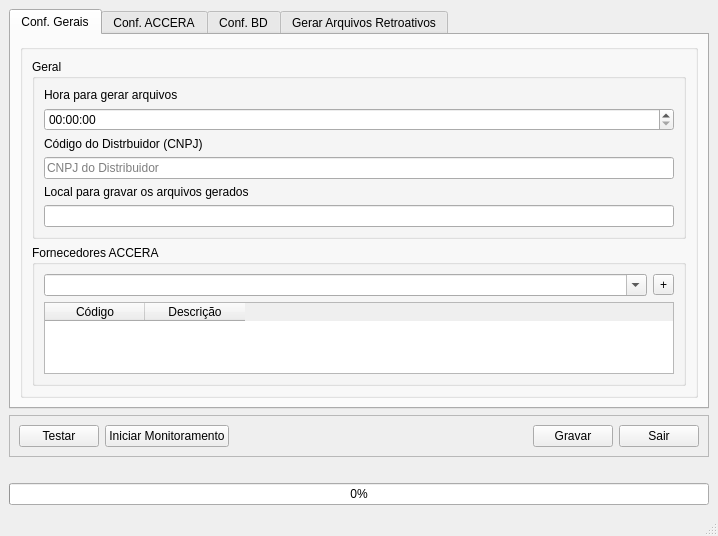
<?xml version="1.0" encoding="UTF-8"?>
<ui version="4.0">
 <class>Principal</class>
 <widget class="QMainWindow" name="Principal">
  <property name="geometry">
   <rect>
    <x>0</x>
    <y>0</y>
    <width>718</width>
    <height>517</height>
   </rect>
  </property>
  <property name="windowTitle">
   <string>Criado por: Ronald Santos / (91) 9 8025-8351 ou ronaldsantos63@gmail.com</string>
  </property>
  <widget class="QWidget" name="centralwidget">
   <layout class="QVBoxLayout" name="verticalLayout">
    <item>
     <widget class="QTabWidget" name="tabWidget">
      <property name="currentIndex">
       <number>0</number>
      </property>
      <widget class="QWidget" name="tab_conf_gerais">
       <attribute name="title">
        <string>Conf. Gerais</string>
       </attribute>
       <layout class="QGridLayout" name="gridLayout_4">
        <item row="0" column="0">
         <widget class="QGroupBox" name="grpMain">
          <property name="title">
           <string/>
          </property>
          <layout class="QGridLayout" name="gridLayout">
           <item row="1" column="0">
            <widget class="QGroupBox" name="grpFornACCERA">
             <property name="title">
              <string>Fornecedores ACCERA</string>
             </property>
             <layout class="QGridLayout" name="gridLayout_2">
              <item row="0" column="1">
               <widget class="QToolButton" name="bt_add_forn_accera">
                <property name="toolTip">
                 <string>Adiciona o fornecedor ACCERA selecionado no COMBOBOX na tabela</string>
                </property>
                <property name="statusTip">
                 <string>Adiciona o fornecedor ACCERA selecionado no COMBOBOX na tabela de fornecedores ACCERA</string>
                </property>
                <property name="whatsThis">
                 <string>Adiciona o fornecedor ACCERA selecionado no COMBOBOX na tabela</string>
                </property>
                <property name="text">
                 <string>+</string>
                </property>
               </widget>
              </item>
              <item row="0" column="0">
               <widget class="QComboBox" name="cmb_fornecedor_accera">
                <property name="toolTip">
                 <string>Selecione os fornecedores &lt;strong&gt;ACCERA&lt;/strong&gt; e pressione &lt;strong&gt;ENTER&lt;/strong&gt; ou no botao &lt;strong&gt;+&lt;/strong&gt; ao lado para adicionar a lista</string>
                </property>
                <property name="statusTip">
                 <string>Selecione os fornecedores ACCERA e pressione ENTER ou no botao + ao lado para adicionar a lista</string>
                </property>
                <property name="whatsThis">
                 <string>Selecione os fornecedores ACCERA e pressione ENTER ou no botao + ao lado para adicionar a lista</string>
                </property>
                <property name="editable">
                 <bool>true</bool>
                </property>
                <property name="maxVisibleItems">
                 <number>5</number>
                </property>
                <property name="insertPolicy">
                 <enum>QComboBox::InsertAlphabetically</enum>
                </property>
               </widget>
              </item>
              <item row="1" column="0" colspan="2">
               <widget class="QTableWidget" name="tb_fornecedores">
                <property name="toolTip">
                 <string>Tabela de Fornecedores ACCERA</string>
                </property>
                <property name="statusTip">
                 <string>Tabela de Fornecedores ACCERA</string>
                </property>
                <property name="whatsThis">
                 <string>Tabela de Fornecedores ACCERA</string>
                </property>
                <property name="frameShape">
                 <enum>QFrame::StyledPanel</enum>
                </property>
                <property name="frameShadow">
                 <enum>QFrame::Sunken</enum>
                </property>
                <property name="editTriggers">
                 <set>QAbstractItemView::NoEditTriggers</set>
                </property>
                <property name="alternatingRowColors">
                 <bool>true</bool>
                </property>
                <property name="selectionMode">
                 <enum>QAbstractItemView::SingleSelection</enum>
                </property>
                <property name="selectionBehavior">
                 <enum>QAbstractItemView::SelectRows</enum>
                </property>
                <property name="showGrid">
                 <bool>true</bool>
                </property>
                <attribute name="horizontalHeaderMinimumSectionSize">
                 <number>33</number>
                </attribute>
                <attribute name="horizontalHeaderShowSortIndicator" stdset="0">
                 <bool>true</bool>
                </attribute>
                <attribute name="verticalHeaderShowSortIndicator" stdset="0">
                 <bool>true</bool>
                </attribute>
                <column>
                 <property name="text">
                  <string>Código</string>
                 </property>
                </column>
                <column>
                 <property name="text">
                  <string>Descrição</string>
                 </property>
                </column>
               </widget>
              </item>
             </layout>
            </widget>
           </item>
           <item row="0" column="0">
            <widget class="QGroupBox" name="grpGeral">
             <property name="title">
              <string>Geral</string>
             </property>
             <layout class="QGridLayout" name="gridLayout_3">
              <item row="0" column="0">
               <widget class="QLabel" name="label">
                <property name="text">
                 <string>Hora para gerar arquivos</string>
                </property>
               </widget>
              </item>
              <item row="1" column="0">
               <widget class="QDateTimeEdit" name="dte_hora">
                <property name="toolTip">
                 <string>Define o horário que será gerado os arquivos de integração</string>
                </property>
                <property name="statusTip">
                 <string>Define o horário que será gerado os arquivos de integração</string>
                </property>
                <property name="whatsThis">
                 <string>Define o horário que será gerado os arquivos de integração</string>
                </property>
                <property name="currentSection">
                 <enum>QDateTimeEdit::HourSection</enum>
                </property>
                <property name="displayFormat">
                 <string>HH:mm:ss</string>
                </property>
                <property name="calendarPopup">
                 <bool>false</bool>
                </property>
                <property name="timeSpec">
                 <enum>Qt::LocalTime</enum>
                </property>
               </widget>
              </item>
              <item row="2" column="0">
               <widget class="QLabel" name="label_8">
                <property name="text">
                 <string>Código do Distrbuidor (CNPJ)</string>
                </property>
               </widget>
              </item>
              <item row="3" column="0">
               <widget class="QLineEdit" name="txt_cod_distrbuidor">
                <property name="maxLength">
                 <number>14</number>
                </property>
                <property name="placeholderText">
                 <string>CNPJ do Distribuidor</string>
                </property>
               </widget>
              </item>
              <item row="4" column="0">
               <widget class="QLabel" name="label_10">
                <property name="text">
                 <string>Local para gravar os arquivos gerados</string>
                </property>
               </widget>
              </item>
              <item row="5" column="0">
               <widget class="QLineEdit" name="txt_local_gravar_arquivos"/>
              </item>
             </layout>
            </widget>
           </item>
          </layout>
         </widget>
        </item>
       </layout>
      </widget>
      <widget class="QWidget" name="tab_conf_accera">
       <attribute name="title">
        <string>Conf. ACCERA</string>
       </attribute>
       <layout class="QGridLayout" name="gridLayout_6">
        <item row="2" column="1">
         <widget class="QGroupBox" name="grp_accera_vendas_distrib">
          <property name="toolTip">
           <string>Vendas do &lt;strong&gt;Distribuidor&lt;/strong&gt;</string>
          </property>
          <property name="statusTip">
           <string>Vendas do Distribuidor</string>
          </property>
          <property name="whatsThis">
           <string>Vendas do &lt;strong&gt;Distribuidor&lt;/strong&gt;</string>
          </property>
          <property name="title">
           <string>Vendas Distribuidor</string>
          </property>
          <property name="checkable">
           <bool>true</bool>
          </property>
          <layout class="QVBoxLayout" name="verticalLayout_6">
           <item>
            <widget class="QLabel" name="lb_accera_vendas_distrib">
             <property name="text">
              <string>Se ativo será gerado diariamente as vendas dos ultimos dias 30 dias</string>
             </property>
             <property name="alignment">
              <set>Qt::AlignCenter</set>
             </property>
             <property name="wordWrap">
              <bool>true</bool>
             </property>
            </widget>
           </item>
          </layout>
         </widget>
        </item>
        <item row="0" column="0">
         <widget class="QGroupBox" name="grp_accera_produtos">
          <property name="toolTip">
           <string>Cadastro de produtos</string>
          </property>
          <property name="statusTip">
           <string>Cadastro de produtos</string>
          </property>
          <property name="whatsThis">
           <string>Cadastro de produtos</string>
          </property>
          <property name="title">
           <string>Produtos</string>
          </property>
          <property name="checkable">
           <bool>true</bool>
          </property>
          <layout class="QVBoxLayout" name="verticalLayout_3">
           <item>
            <widget class="QLabel" name="lb_accera_produtos">
             <property name="text">
              <string>Se ativo será gerado diariamente</string>
             </property>
             <property name="alignment">
              <set>Qt::AlignCenter</set>
             </property>
            </widget>
           </item>
          </layout>
         </widget>
        </item>
        <item row="2" column="0">
         <widget class="QGroupBox" name="grp_accera_estoque">
          <property name="toolTip">
           <string>Estoque dos produtos</string>
          </property>
          <property name="statusTip">
           <string>Estoque dos produtos</string>
          </property>
          <property name="whatsThis">
           <string>Estoque dos produtos</string>
          </property>
          <property name="title">
           <string>Estoque</string>
          </property>
          <property name="checkable">
           <bool>true</bool>
          </property>
          <layout class="QVBoxLayout" name="verticalLayout_5">
           <item>
            <widget class="QRadioButton" name="rad_accera_estoque_ult_5_dias">
             <property name="text">
              <string>Ultimos 5 dias</string>
             </property>
            </widget>
           </item>
           <item>
            <widget class="QRadioButton" name="rad_accera_estoque_posicao_atual">
             <property name="text">
              <string>Posição atual</string>
             </property>
            </widget>
           </item>
          </layout>
         </widget>
        </item>
        <item row="0" column="1">
         <widget class="QGroupBox" name="grp_accera_cds_lojas">
          <property name="toolTip">
           <string>Cadastro de &lt;strong&gt;Centro de Distribuições&lt;/strong&gt; ou &lt;strong&gt;Lojas&lt;/strong&gt; do distribuidor</string>
          </property>
          <property name="statusTip">
           <string>Cadastro de CENTRO DE DISTRIBUIÇÃO ou LOJAS do distribuidor</string>
          </property>
          <property name="whatsThis">
           <string>Cadastro de CENTRO DE DISTRIBUIÇÃO ou LOJAS do distribuidor</string>
          </property>
          <property name="title">
           <string>CDs/Lojas</string>
          </property>
          <property name="checkable">
           <bool>true</bool>
          </property>
          <layout class="QVBoxLayout" name="verticalLayout_4">
           <item>
            <widget class="QLabel" name="lb_accera_cds_lojas">
             <property name="text">
              <string>Se ativo será gerado diaremente </string>
             </property>
             <property name="alignment">
              <set>Qt::AlignCenter</set>
             </property>
            </widget>
           </item>
          </layout>
         </widget>
        </item>
        <item row="3" column="0">
         <widget class="QGroupBox" name="grp_accera_clientes">
          <property name="toolTip">
           <string>Clientes</string>
          </property>
          <property name="statusTip">
           <string>Clientes</string>
          </property>
          <property name="whatsThis">
           <string>Clientes</string>
          </property>
          <property name="title">
           <string>Clientes</string>
          </property>
          <property name="checkable">
           <bool>true</bool>
          </property>
          <layout class="QVBoxLayout" name="verticalLayout_7">
           <item>
            <widget class="QLabel" name="lb_accera_clientes">
             <property name="text">
              <string>Se ativo será gerado diariamente</string>
             </property>
             <property name="alignment">
              <set>Qt::AlignCenter</set>
             </property>
            </widget>
           </item>
          </layout>
         </widget>
        </item>
        <item row="3" column="1">
         <widget class="QGroupBox" name="grp_accera_nfe_receb">
          <property name="toolTip">
           <string>Notas fiscais de recebidas da ACCERA</string>
          </property>
          <property name="statusTip">
           <string>Notas fiscais de recebidas da ACCERA</string>
          </property>
          <property name="whatsThis">
           <string>Notas fiscais de recebidas da ACCERA</string>
          </property>
          <property name="title">
           <string>Notas Fiscais Recebidas</string>
          </property>
          <property name="checkable">
           <bool>true</bool>
          </property>
          <layout class="QVBoxLayout" name="verticalLayout_8">
           <item>
            <widget class="QLabel" name="lb_accera_nfe_receb">
             <property name="text">
              <string>Se ativo será gerado diariamente todas notas fiscais de entrada dos ultimos 30 dias</string>
             </property>
             <property name="alignment">
              <set>Qt::AlignCenter</set>
             </property>
             <property name="wordWrap">
              <bool>true</bool>
             </property>
            </widget>
           </item>
          </layout>
         </widget>
        </item>
       </layout>
      </widget>
      <widget class="QWidget" name="tab_conf_bd">
       <attribute name="title">
        <string>Conf. BD</string>
       </attribute>
       <layout class="QVBoxLayout" name="verticalLayout_2">
        <item>
         <widget class="QGroupBox" name="grp_conf_bd">
          <property name="title">
           <string/>
          </property>
          <layout class="QGridLayout" name="gridLayout_5">
           <item row="0" column="1">
            <widget class="QComboBox" name="cmb_sgbd">
             <property name="sizePolicy">
              <sizepolicy hsizetype="Expanding" vsizetype="Fixed">
               <horstretch>0</horstretch>
               <verstretch>0</verstretch>
              </sizepolicy>
             </property>
             <property name="toolTip">
              <string>Sistema de Gerenciamento de Banco de Dados [ Firebird, SQLServer, etc.. ]</string>
             </property>
             <property name="statusTip">
              <string>Sistema de Gerenciamento de Banco de Dados [ Firebird, SQLServer, etc.. ]</string>
             </property>
             <property name="whatsThis">
              <string>Sistema de Gerenciamento de Banco de Dados [ Firebird, SQLServer, etc.. ]</string>
             </property>
             <property name="editable">
              <bool>false</bool>
             </property>
             <property name="currentIndex">
              <number>-1</number>
             </property>
             <item>
              <property name="text">
               <string>Firebird</string>
              </property>
             </item>
             <item>
              <property name="text">
               <string>SQLServer</string>
              </property>
             </item>
            </widget>
           </item>
           <item row="5" column="0">
            <widget class="QLabel" name="label_7">
             <property name="text">
              <string>Banco: </string>
             </property>
            </widget>
           </item>
           <item row="1" column="0">
            <widget class="QLabel" name="label_3">
             <property name="text">
              <string>Servidor: </string>
             </property>
            </widget>
           </item>
           <item row="4" column="0">
            <widget class="QLabel" name="label_6">
             <property name="text">
              <string>Porta: </string>
             </property>
            </widget>
           </item>
           <item row="2" column="0">
            <widget class="QLabel" name="label_4">
             <property name="text">
              <string>Usuário: </string>
             </property>
            </widget>
           </item>
           <item row="5" column="1">
            <widget class="QLineEdit" name="txt_banco">
             <property name="toolTip">
              <string>Nome ou caminho do banco de dados</string>
             </property>
             <property name="statusTip">
              <string>Nome ou caminho do banco de dados</string>
             </property>
             <property name="whatsThis">
              <string>Nome ou caminho do banco de dados</string>
             </property>
             <property name="placeholderText">
              <string>Nome ou caminho do banco de dados</string>
             </property>
            </widget>
           </item>
           <item row="1" column="1">
            <widget class="QLineEdit" name="txt_servidor">
             <property name="toolTip">
              <string>Servidor onde se encontra o SGBD</string>
             </property>
             <property name="statusTip">
              <string>Servidor onde se encontra o SGBD</string>
             </property>
             <property name="whatsThis">
              <string>Servidor onde se encontra o SGBD</string>
             </property>
             <property name="placeholderText">
              <string>IP ou nome da máquina onde se encontra o banco de dados</string>
             </property>
            </widget>
           </item>
           <item row="2" column="1">
            <widget class="QLineEdit" name="txt_usuario">
             <property name="toolTip">
              <string>Usuário do SGBD</string>
             </property>
             <property name="statusTip">
              <string>Usuário do SGBD</string>
             </property>
             <property name="whatsThis">
              <string>Usuário do SGBD</string>
             </property>
             <property name="echoMode">
              <enum>QLineEdit::Normal</enum>
             </property>
             <property name="placeholderText">
              <string>Nome do usuário do banco de dados</string>
             </property>
            </widget>
           </item>
           <item row="3" column="0">
            <widget class="QLabel" name="label_5">
             <property name="text">
              <string>Senha: </string>
             </property>
            </widget>
           </item>
           <item row="3" column="1">
            <widget class="QLineEdit" name="txt_senha">
             <property name="toolTip">
              <string>Senha do SGBD</string>
             </property>
             <property name="statusTip">
              <string>Senha do SGBD</string>
             </property>
             <property name="whatsThis">
              <string>Senha do SGBD</string>
             </property>
             <property name="echoMode">
              <enum>QLineEdit::Password</enum>
             </property>
             <property name="placeholderText">
              <string>Senha do banco de dados</string>
             </property>
            </widget>
           </item>
           <item row="0" column="0">
            <widget class="QLabel" name="label_2">
             <property name="text">
              <string>SGBD: </string>
             </property>
            </widget>
           </item>
           <item row="4" column="1">
            <widget class="QLineEdit" name="txt_porta">
             <property name="toolTip">
              <string>Porta de comunicação com o SGBD</string>
             </property>
             <property name="statusTip">
              <string>Porta de comunicação com o SGBD</string>
             </property>
             <property name="whatsThis">
              <string>Porta de comunicação com o SGBD</string>
             </property>
             <property name="maxLength">
              <number>4</number>
             </property>
             <property name="placeholderText">
              <string>Porta de comunicaçao com o banco de dados</string>
             </property>
            </widget>
           </item>
          </layout>
         </widget>
        </item>
       </layout>
      </widget>
      <widget class="QWidget" name="tab_gera_">
       <attribute name="title">
        <string>Gerar Arquivos Retroativos</string>
       </attribute>
       <layout class="QVBoxLayout" name="verticalLayout_9">
        <item>
         <widget class="QGroupBox" name="grp_filtro_arq_retroativo">
          <property name="title">
           <string>Filtro</string>
          </property>
          <layout class="QGridLayout" name="gridLayout_7">
           <item row="0" column="2">
            <widget class="QDateEdit" name="dtFinal">
             <property name="calendarPopup">
              <bool>true</bool>
             </property>
            </widget>
           </item>
           <item row="0" column="1">
            <widget class="QDateEdit" name="dtInicial">
             <property name="calendarPopup">
              <bool>true</bool>
             </property>
            </widget>
           </item>
           <item row="0" column="0">
            <widget class="QLabel" name="label_9">
             <property name="sizePolicy">
              <sizepolicy hsizetype="Fixed" vsizetype="Preferred">
               <horstretch>0</horstretch>
               <verstretch>0</verstretch>
              </sizepolicy>
             </property>
             <property name="text">
              <string>Período: </string>
             </property>
            </widget>
           </item>
          </layout>
         </widget>
        </item>
        <item>
         <widget class="QPushButton" name="bt_gerar_arq_retroativo">
          <property name="text">
           <string>Gerar arquivos</string>
          </property>
         </widget>
        </item>
        <item>
         <spacer name="verticalSpacer">
          <property name="orientation">
           <enum>Qt::Vertical</enum>
          </property>
          <property name="sizeHint" stdset="0">
           <size>
            <width>20</width>
            <height>40</height>
           </size>
          </property>
         </spacer>
        </item>
       </layout>
      </widget>
     </widget>
    </item>
    <item>
     <widget class="QFrame" name="frame">
      <property name="frameShape">
       <enum>QFrame::StyledPanel</enum>
      </property>
      <property name="frameShadow">
       <enum>QFrame::Raised</enum>
      </property>
      <layout class="QHBoxLayout" name="horizontalLayout">
       <item>
        <widget class="QPushButton" name="bt_testar">
         <property name="cursor">
          <cursorShape>PointingHandCursor</cursorShape>
         </property>
         <property name="toolTip">
          <string>Gerar arquivos de teste para confirmar se está funcionando as configurações</string>
         </property>
         <property name="statusTip">
          <string>Gerar arquivos de teste para confirmar se está funcionando as configurações</string>
         </property>
         <property name="whatsThis">
          <string>Gerar arquivos de teste para confirmar se está funcionando as configurações</string>
         </property>
         <property name="text">
          <string>Testar</string>
         </property>
        </widget>
       </item>
       <item>
        <widget class="QPushButton" name="bt_monitorar">
         <property name="cursor">
          <cursorShape>PointingHandCursor</cursorShape>
         </property>
         <property name="toolTip">
          <string>Iniciar processo de monitoramento</string>
         </property>
         <property name="statusTip">
          <string>Iniciar processo de monitoramento</string>
         </property>
         <property name="whatsThis">
          <string>Iniciar processo de monitoramento</string>
         </property>
         <property name="text">
          <string>Iniciar Monitoramento</string>
         </property>
        </widget>
       </item>
       <item>
        <spacer name="horizontalSpacer">
         <property name="orientation">
          <enum>Qt::Horizontal</enum>
         </property>
         <property name="sizeHint" stdset="0">
          <size>
           <width>40</width>
           <height>20</height>
          </size>
         </property>
        </spacer>
       </item>
       <item>
        <widget class="QPushButton" name="bt_gravar">
         <property name="cursor">
          <cursorShape>PointingHandCursor</cursorShape>
         </property>
         <property name="toolTip">
          <string>Gravar alterações realizadas</string>
         </property>
         <property name="statusTip">
          <string>Gravar alterações realizadas</string>
         </property>
         <property name="whatsThis">
          <string>Gravar alterações realizadas</string>
         </property>
         <property name="text">
          <string>Gravar</string>
         </property>
        </widget>
       </item>
       <item>
        <widget class="QPushButton" name="bt_sair">
         <property name="cursor">
          <cursorShape>PointingHandCursor</cursorShape>
         </property>
         <property name="toolTip">
          <string>Fechar aplicação</string>
         </property>
         <property name="statusTip">
          <string>Fechar aplicação</string>
         </property>
         <property name="whatsThis">
          <string>Fechar aplicação</string>
         </property>
         <property name="text">
          <string>Sair</string>
         </property>
        </widget>
       </item>
      </layout>
     </widget>
    </item>
    <item>
     <widget class="QLabel" name="lbl_info">
      <property name="text">
       <string/>
      </property>
     </widget>
    </item>
    <item>
     <widget class="QProgressBar" name="pbar">
      <property name="value">
       <number>0</number>
      </property>
     </widget>
    </item>
   </layout>
  </widget>
  <widget class="QMenuBar" name="menubar">
   <property name="geometry">
    <rect>
     <x>0</x>
     <y>0</y>
     <width>718</width>
     <height>21</height>
    </rect>
   </property>
  </widget>
  <widget class="QStatusBar" name="statusbar"/>
 </widget>
 <tabstops>
  <tabstop>dte_hora</tabstop>
  <tabstop>cmb_fornecedor_accera</tabstop>
  <tabstop>bt_add_forn_accera</tabstop>
  <tabstop>tb_fornecedores</tabstop>
  <tabstop>grp_accera_produtos</tabstop>
  <tabstop>grp_accera_cds_lojas</tabstop>
  <tabstop>grp_accera_estoque</tabstop>
  <tabstop>rad_accera_estoque_ult_5_dias</tabstop>
  <tabstop>rad_accera_estoque_posicao_atual</tabstop>
  <tabstop>grp_accera_vendas_distrib</tabstop>
  <tabstop>grp_accera_clientes</tabstop>
  <tabstop>grp_accera_nfe_receb</tabstop>
  <tabstop>cmb_sgbd</tabstop>
  <tabstop>txt_servidor</tabstop>
  <tabstop>txt_usuario</tabstop>
  <tabstop>txt_senha</tabstop>
  <tabstop>txt_porta</tabstop>
  <tabstop>txt_banco</tabstop>
  <tabstop>dtInicial</tabstop>
  <tabstop>dtFinal</tabstop>
  <tabstop>bt_gerar_arq_retroativo</tabstop>
  <tabstop>bt_gravar</tabstop>
  <tabstop>bt_sair</tabstop>
  <tabstop>bt_testar</tabstop>
  <tabstop>bt_monitorar</tabstop>
  <tabstop>tabWidget</tabstop>
  <tabstop>txt_cod_distrbuidor</tabstop>
 </tabstops>
 <resources/>
 <connections/>
</ui>
